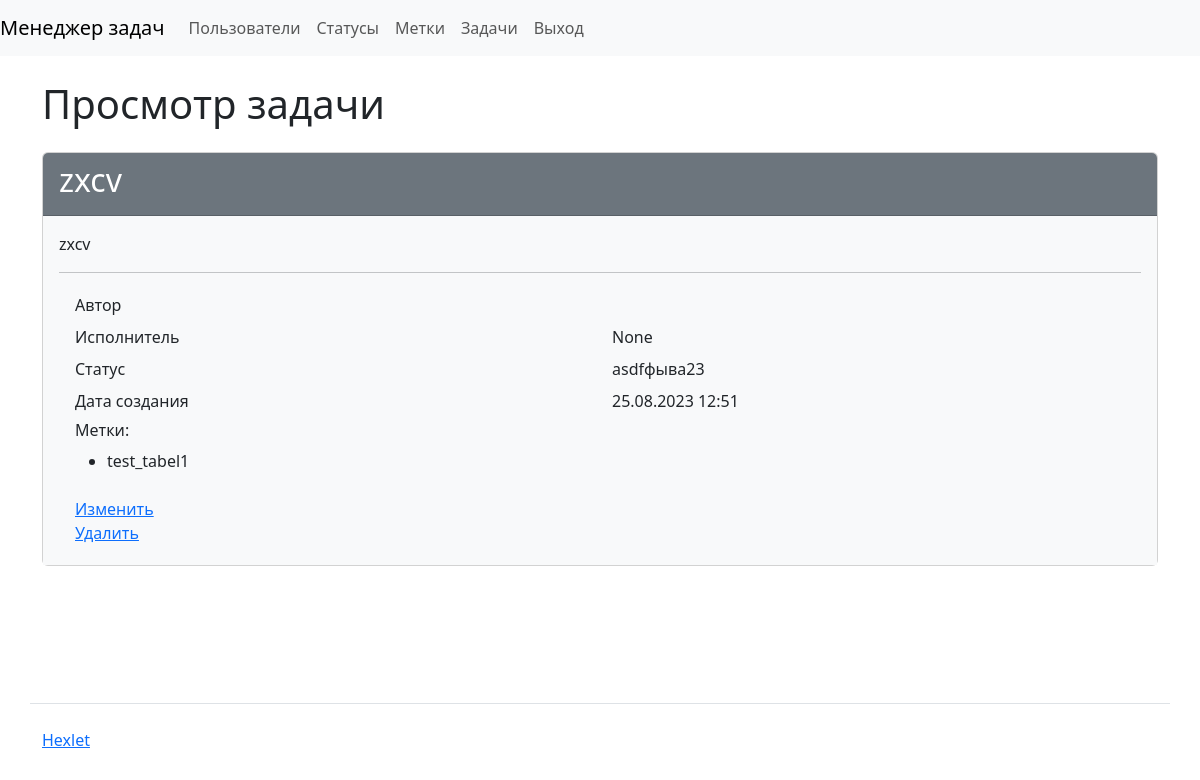
The page /tasks/8/ (signed in) on the database as committed earlier.
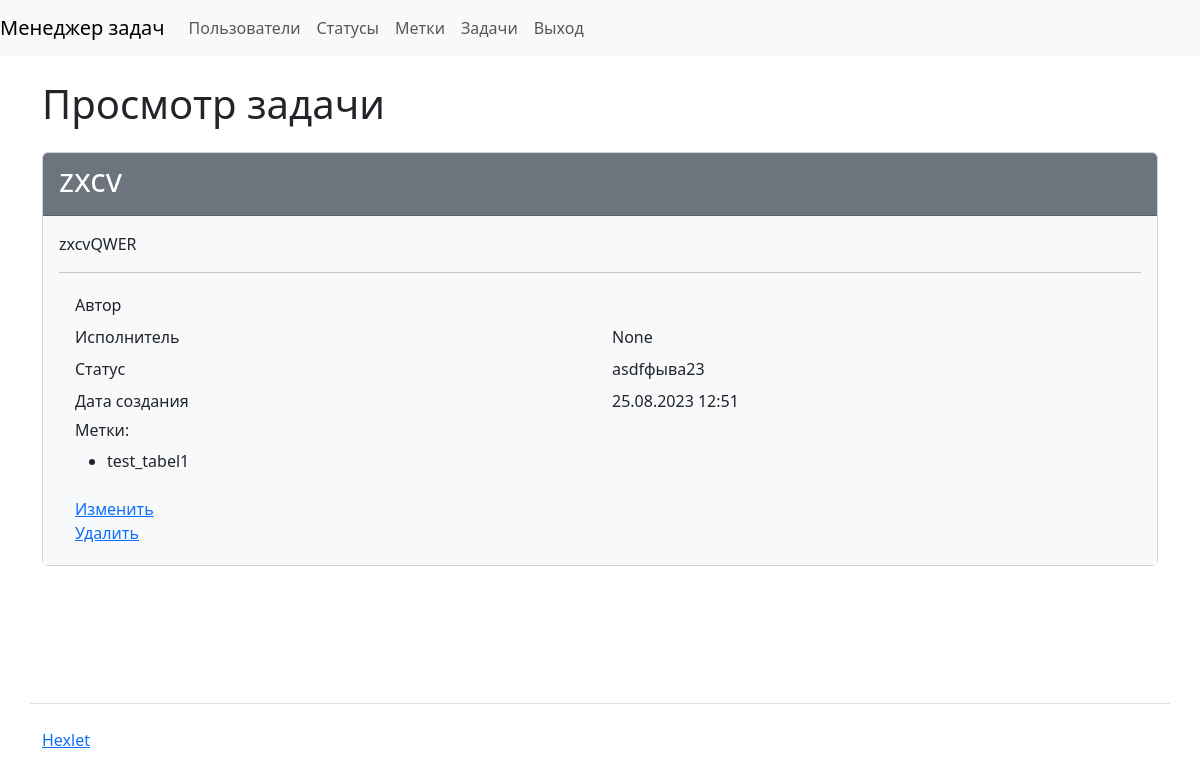
The same page on the database as committed later.
### task_manager/tasks/models.py (models this page shows, shortened)
class Task(models.Model):
    name = models.CharField(max_length=255)
    description = models.CharField(max_length=255)
    status = models.ForeignKey(
        Status, on_delete=models.PROTECT, related_name='tasks'
    )
    author = models.ForeignKey(
        User, on_delete=models.PROTECT, related_name='tasks_authored'
    )
    executor = models.ForeignKey(
        User, on_delete=models.PROTECT, related_name='tasks_assigned',
        null=True
    )
    labels = models.ManyToManyField(Label)
    creation_date = DateTimeField(auto_now_add=True)

### task_manager/statuses/models.py (models this page shows)
class Status(models.Model):
    name = models.CharField(max_length=255)
    creation_date = DateTimeField(auto_now_add=True)
    def __str__(self):
        return self.name

### task_manager/tasks/views.py (the view)
# urls.py: path('<int:pk>/', views.TaskGetInfo.as_view(), name='get_task'),
class TaskGetInfo(SpecifiedLoginRequiredMixin, DetailView):
    template_name = 'tasks/task.html'
    model = Task
    context_object_name = 'task'

### task_manager/labels/models.py (called while the page is built)
    def __str__(self):
        return self.name

### task_manager/templates/tasks/task.html
{% extends "index.html" %}
{% block content %}
<h1 class="my-4">Просмотр задачи</h1>
    <div class="card">
      <div class="card-header bg-secondary text-white">
        <h2>{{ task.name }}</h2>
      </div>
      <div class="card-body bg-light">
        <p>{{ task.description }}</p>
        <hr>
        <div class="container">
          <div class="row p-1">
            <div class="col">Автор</div>
            <div class="col">{{ task.author }}</div>
          </div>
          <div class="row p-1">
            <div class="col">Исполнитель</div>
            <div class="col">{{ task.executor }}</div>
          </div>
          <div class="row p-1">
            <div class="col">Статус</div>
            <div class="col">{{ task.status }}</div>
          </div>
          <div class="row p-1">
            <div class="col">Дата создания</div>
            <div class="col">{{ task.creation_date|date:'d.m.Y H:i' }}</div>
          </div>
          <div class="row p-1">
            <div class="col">
              <h6>Метки:</h6>
              <ul>
                {% for label in task.labels.all %}
                <li>{{ label }}</li>
                {% endfor %}
              </ul>
            </div>
          </div>
          <div class="row p-1">
            <div class="col">
              <a href="{% url 'edit_task' task.pk %}">Изменить</a>
              <br>
              <a href="{% url 'delete_task' task.pk %}">Удалить</a>
            </div>
          </div>
        </div>
      </div>
    </div>
{% endblock %}

Rows that differ between the two databases and show on the page:
changed Task "zxcv": description "zxcv" → "zxcvQWER"
